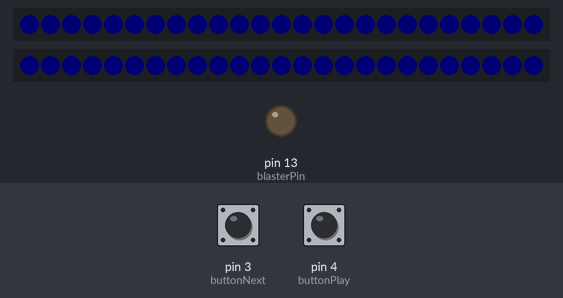
This sketch was run on a simulated Arduino Uno, built with avr-gcc and run on an emulated ATmega328P. Shown: 2 × 25 RGB LEDs in strip order, left to right, output pins drawn as LEDs (lit = HIGH). Inputs (shaded band) come from the test bench; at power-on: pin 3 (buttonNext) HIGH, pin 4 (buttonPlay) HIGH. Dim RGB values are drawn brighter than linear; colours are those a GRB WS2812 strip shows for the declared byte order.

Above: at 8.1 s.
At 11.7 s:
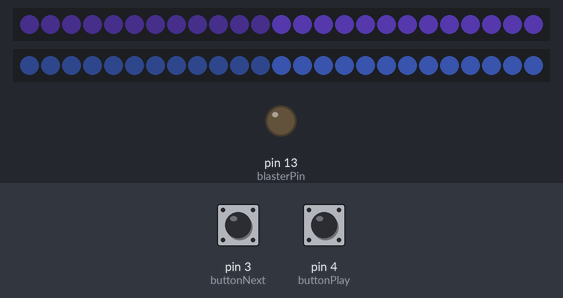
At 22.0 s:
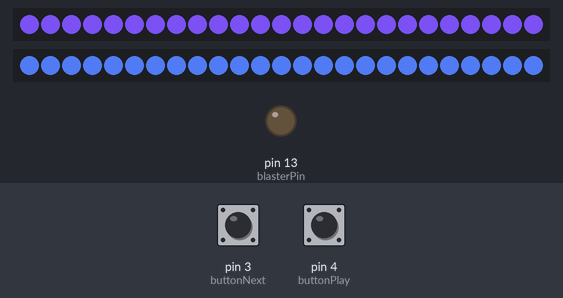

The sketch:

falcon.ino
```cpp
// Lights & Sound for UCS Millenium Falcon 75192
// Written by Adam Turner

// execute_CMD() function sourced from http://educ8s.tv/arduino-mp3-player/

#include "DFRobotDFPlayerMini.h"
#include "SoftwareSerial.h"
#include "FastLED.h"

SoftwareSerial softwareSerial(10, 11); // RX, TX
DFRobotDFPlayerMini dfPlayer;

#define Start_Byte 0x7E
#define Version_Byte 0xFF
#define Command_Length 0x06
#define End_Byte 0xEF
#define Acknowledge 0x00 // returns info with command 0x41 [0x01: info, 0x00: no info]

#define VOLUME 28
#define NUM_LEDS 25
#define DATA_PIN 6
#define ACTIVATED LOW

// button and LED pins
int buttonNext = 3;
int buttonPlay = 4;
int blasterPin = 13;

// misc constants
int soundIndex = 0;
int maxTrackNo = 2;
boolean isPlaying = false;

CRGB leds[NUM_LEDS];

void setup () {
  softwareSerial.begin(9600);
  Serial.begin(115200);

  // set pin mode
  pinMode(buttonNext, INPUT);
  digitalWrite(buttonNext,HIGH);
  pinMode(buttonPlay, INPUT);
  digitalWrite(buttonPlay,HIGH);
  pinMode(blasterPin, OUTPUT);

  // initialise LEDs
  FastLED.addLeds<WS2812, DATA_PIN, RGB>(leds, NUM_LEDS);
  FastLED.addLeds<NEOPIXEL, DATA_PIN>(leds, NUM_LEDS);

  // set LEDs to OFF (black)
  fill_solid(leds,25,CRGB::Black);
  FastLED.show();

  delay(500);

  // initialise DFPlayer
  execute_CMD(0x3F, 0, 0);
  delay(100);
  // set volume
  execute_CMD(0x06, 0, VOLUME);
  delay(100);
  // specify initial track number
  execute_CMD(0x03, 0, 0001);
  delay(100);
  // disable repeat play
  // execute_CMD(0x11, 0, 0);
  delay(100);

  // begin track playback
  execute_CMD(0x0D,0,1);

  delay(500);

  engineStart();
}

void loop () {
  // play start up sequence on boot
  if(!isPlaying && digitalRead(buttonPlay) == ACTIVATED) {
    engineStart();
  }

  // next track
  if(!isPlaying && digitalRead(buttonNext) == ACTIVATED) {
    // if we haven't reached the end of the track count
    if (soundIndex < maxTrackNo) {
      soundIndex ++;
      isPlaying = true;

      // play next track
      execute_CMD(0x01, 0, 0);

      // case specific behaviour for tracks
      if (soundIndex == 1) {
        esbTrack();
      } else if (soundIndex == 2) {
        tljTrack();
      }
    } else {
      // play the start up sequence again if we have gone through all tracks
      execute_CMD(0x01, 0, 0);
      soundIndex = 0;
      engineStart();
    }
  }
}

void blasterFire () {
  digitalWrite(blasterPin, HIGH);
  delay(50);
  digitalWrite(blasterPin, LOW);
  delay(50);
  digitalWrite(blasterPin, HIGH);
  delay(50);
  digitalWrite(blasterPin, LOW);
  return;
}

void esbTrack () {
  int i,k;
  delay(7500);
  for(i=0;i<8;i++) {
    for(k=255;k>150;k--){
      fill_solid(leds,25,CHSV(150,120,k));
      FastLED.show();
    }
    for(k=150;k<255;k++){
      fill_solid(leds,25,CHSV(150,120,k));
      FastLED.show();
    }
  }
  delay(5500);
  execute_CMD(0x0E,0,0);
  isPlaying = false;
  return;
}

void tljTrack () {
  int i;
  delay(7100);

  for(i=0;i<5;i++) {
    delay(150);
    blasterFire();
  }

  delay(340);

  for(i=0;i<2;i++) {
    delay(150);
    blasterFire();;
  }

  delay(3650);

  blasterFire();

  delay(1050);

  for(i=0;i<2;i++) {
    delay(300);
    blasterFire();
  }

  delay(1700);

  blasterFire();

  delay(200);

  for(i=0;i<2;i++) {
    delay(150);
    blasterFire();
  }

  execute_CMD(0x0E,0,0);
  isPlaying = false;
  return;
}

void engineStart () {
  // turn off LEDs
  fill_solid(leds,25,CRGB::Black);
  FastLED.show();

  isPlaying = true;

  int i,k;
  // LED behaviour timed to sync with track audio
  delay(6600);
  // the initial dimly lit light
  for(i=0;i<60;i++) {
    fill_solid(leds,25,CHSV(150,120,i));
    FastLED.show();
    delay(2);
  }
  delay(2600);
  // brightening the right from edge to center (LED 25 to 11)
  for(i=25;i>11;i--) {
    leds[i].setHSV(150,120,120);
    FastLED.show();
    delay(50);
  }
  delay(400);
  // then the remaining from the left
  for(i=0;i<13;i++) {
    leds[i].setHSV(150,120,120);
    FastLED.show();
    delay(50);
  }
  delay(1000);
  // slow pulsing
  for(i=0;i<5;i++) {
    for(k=120;k<160;k++){
      fill_solid(leds,25,CHSV(150,120,k));
      FastLED.show();
      delay(5);
    }
    for(k=160;k>120;k--){
      fill_solid(leds,25,CHSV(150,120,k));
      FastLED.show();
      delay(5);
    }
  }
  // faster pulsing
  for(i=0;i<10;i++) {
    for(k=120;k<160;k++){
      fill_solid(leds,25,CHSV(150,120,k));
      FastLED.show();
      delay(2);
    }
    for(k=160;k>120;k--){
      fill_solid(leds,25,CHSV(150,120,k));
      FastLED.show();
      delay(2);
    }
  }
  // faster with no delay
  for(i=0;i<8;i++) {
    for(k=120;k<160;k++){
      fill_solid(leds,25,CHSV(150,120,k));
      FastLED.show();
    }
    for(k=160;k>120;k--){
      fill_solid(leds,25,CHSV(150,120,k));
      FastLED.show();
    }
  }
  // fully lit
  fill_solid(leds,25,CHSV(150,120,255));
  FastLED.show();
  // let track play out then pause the player
  delay(13200);
  isPlaying = false;
  execute_CMD(0x0E,0,0);
  return;
}

// build and send command
void execute_CMD(byte CMD, byte Par1, byte Par2) {

  // Calculate the checksum (2 bytes)
  word checksum = -(Version_Byte + Command_Length + CMD + Acknowledge + Par1 + Par2);

  // Build the command line
  byte Command_line[10] = { Start_Byte, Version_Byte, Command_Length, CMD, Acknowledge, Par1, Par2, highByte(checksum), lowByte(checksum), End_Byte};

  // Send the command line to the module
  for (byte k=0; k<10; k++)
  {
    softwareSerial.write( Command_line[k]);
  }
}
```
